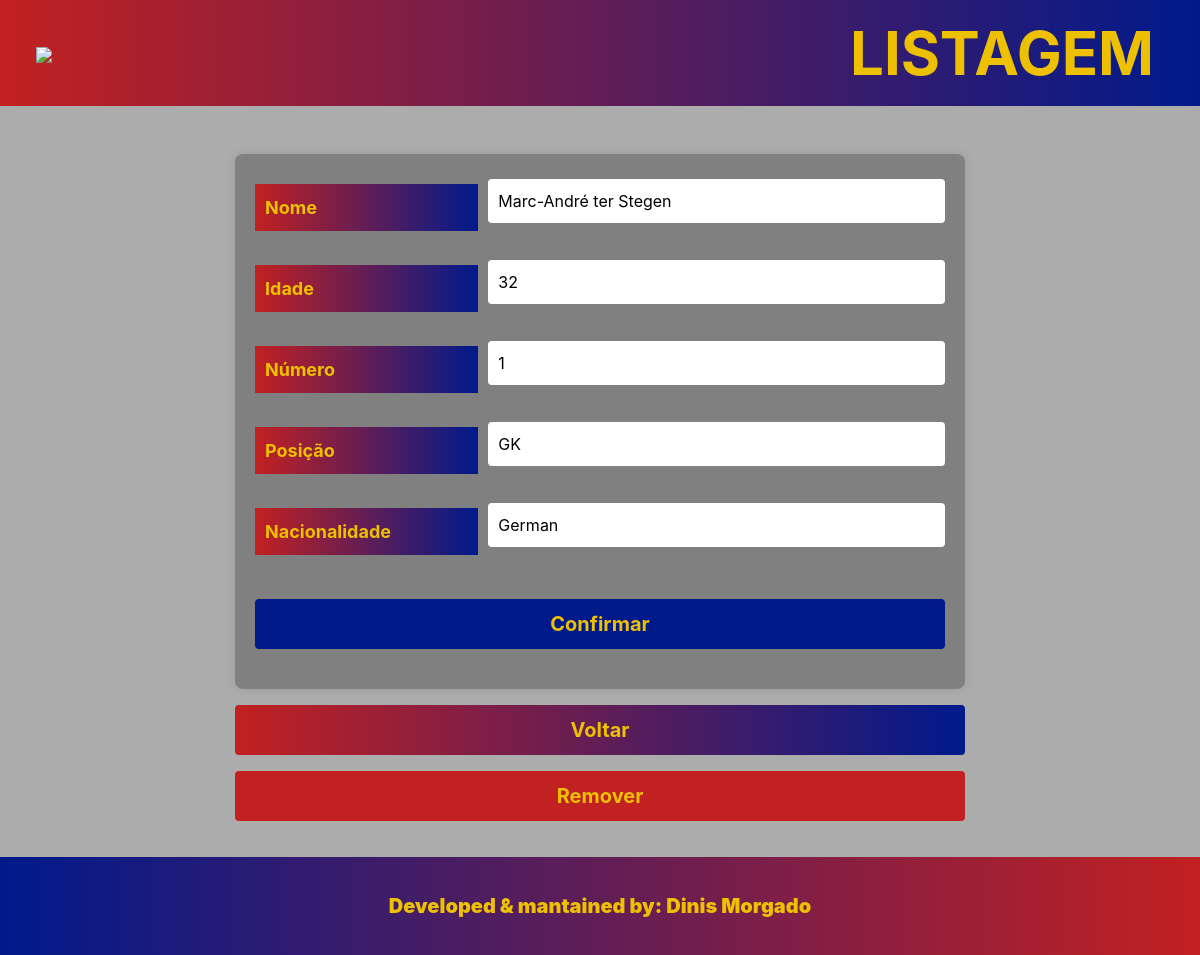
Before: /editar.php?id=1 with the older database file.
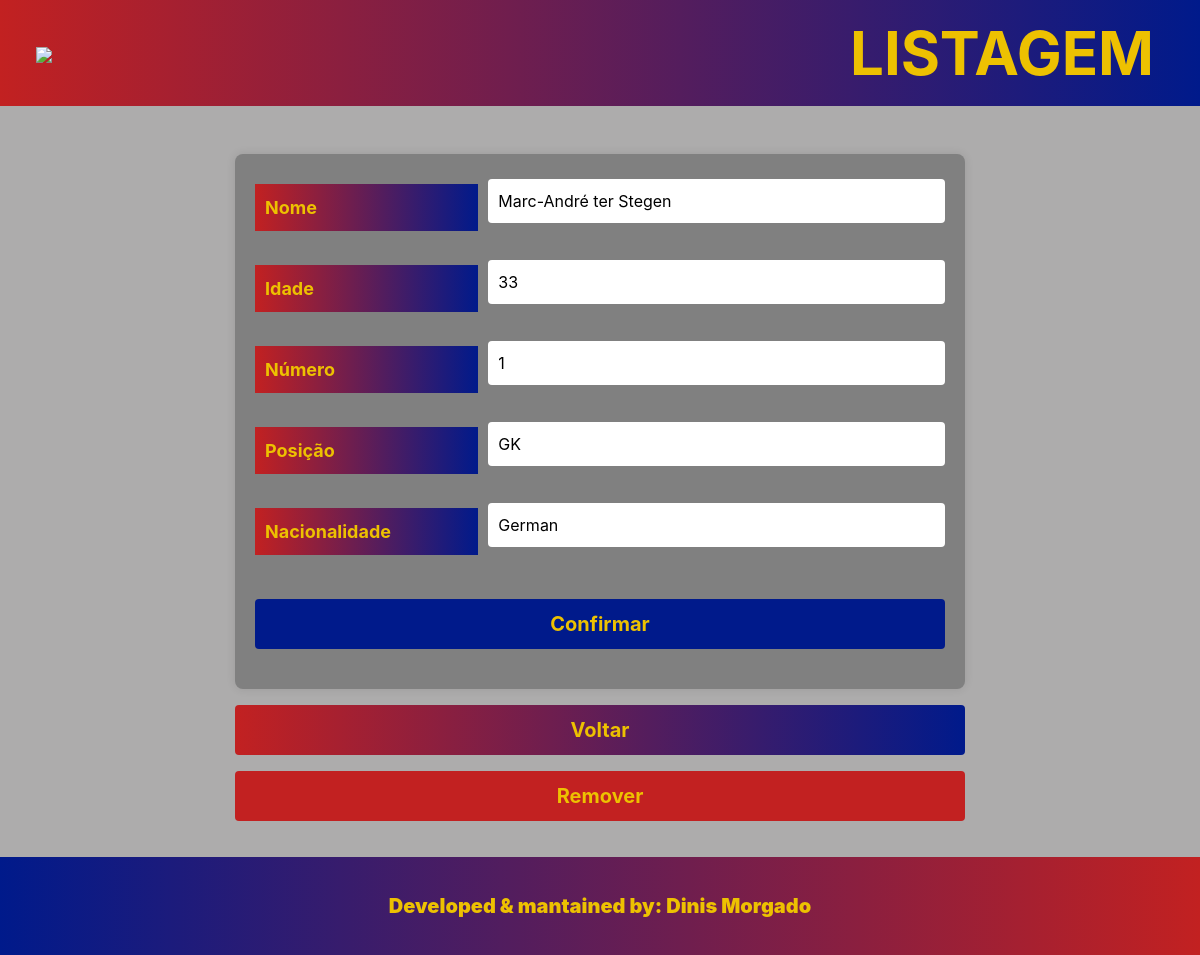
After: the same page with the newer database file.
### tables this page shows
CREATE TABLE `equipa` (
  `ID` int(11) NOT NULL,
  `Nome` varchar(50) NOT NULL,
  `Idade` smallint(6) NOT NULL,
  `Nª` smallint(6) NOT NULL,
  `Posicao` varchar(4) NOT NULL,
  `Nacionalidade` varchar(50) NOT NULL
);

### editar.php (the view, shortened to what this page needs)
<?php include 'servidor.php'; ?>
<?php
$id = '';
if (isset($_GET['id'])) {
    $id = intval($_GET['id']);
    $sql = "SELECT * FROM equipa WHERE ID = $id";
    $resultado = mysqli_query($ligacao, $sql);
    if (mysqli_num_rows($resultado) == 1) {
        $linha = mysqli_fetch_assoc($resultado);
    } else {
        echo "<br> Jogador não encontrado <br>";
        exit();
    }
} else {
    echo "<br> ID não especificado <br>";
    exit();
}
?>
<!DOCTYPE html>
<html lang="en">
<head>
  <link rel="stylesheet" href="https://cdn.jsdelivr.net/npm/bootstrap@4.0.0/dist/css/bootstrap.min.css" />
  <link rel="stylesheet" href="styles.css" />
</head>
<body>
  <div class="container">
    <div class="row justify-content-center mt-5">
      <div class="col-md-8">
        <form action="editar.php?id=<?php echo $id; ?>" method="post">
          <div class="form-row">
            <div class="form-group col-md-4">
              <label for="nome">Nome</label>
            </div>
            <div class="form-group col-md-8">
              <input type="text" class="form-control" id="nome" name="nome" value="<?php echo $linha['Nome']; ?>">
            </div>
          </div>
          <div class="form-row">
            <div class="form-group col-md-4">
              <label for="idade">Idade</label>
            </div>
            <div class="form-group col-md-8">
              <input type="number" class="form-control" id="idade" name="idade" value="<?php echo $linha['Idade']; ?>">
            </div>
          </div>
          <div class="form-row">
            <div class="form-group col-md-4">
              <label for="numero">Número</label>
            </div>
            <div class="form-group col-md-8">
              <input type="number" class="form-control" id="numero" name="numero" value="<?php echo $linha['Nª']; ?>">
            </div>
          </div>
          <div class="form-row">
            <div class="form-group col-md-4">
              <label for="posicao">Posição</label>
            </div>
            <div class="form-group col-md-8">
              <input type="text" class="form-control" id="posicao" name="posicao" value="<?php echo $linha['Posicao']; ?>">
            </div>
          </div>
          <div class="form-row">
            <div class="form-group col-md-4">
              <label for="nacionalidade">Nacionalidade</label>
            </div>
            <div class="form-group col-md-8">
              <input type="text" class="form-control" id="nacionalidade" name="nacionalidade" value="<?php echo $linha['Nacionalidade']; ?>">
            </div>
          </div>
          <button type="submit" class="btn btn-primary btn-block">Confirmar</button>
        </form>
        <a href="index.php" class="btn btn-voltar btn-block mt-3">Voltar</a>
        <a href="remover.php?id=<?php echo $linha['ID']; ?>" class="btn btn-remove btn-block mt-3">Remover</a>
      </div>
    </div>
  </div>
</body>
</html>

Changed rows visible on the page:
changed equipa "Marc-André ter Stegen": idade "32" → "33"
